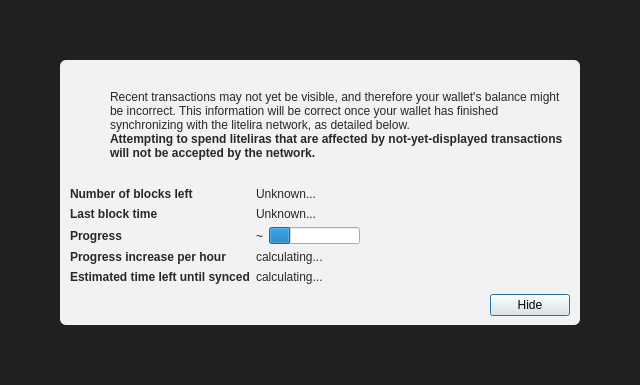
<?xml version="1.0" encoding="UTF-8"?>
<ui version="4.0">
 <class>ModalOverlay</class>
 <widget class="ModalOverlay" name="ModalOverlay">
  <property name="geometry">
   <rect>
    <x>0</x>
    <y>0</y>
    <width>640</width>
    <height>385</height>
   </rect>
  </property>
  <property name="windowTitle">
   <string>Form</string>
  </property>
  <layout class="QVBoxLayout" name="verticalLayout" stretch="0">
   <property name="sizeConstraint">
    <enum>QLayout::SetDefaultConstraint</enum>
   </property>
   <property name="leftMargin">
    <number>0</number>
   </property>
   <property name="topMargin">
    <number>0</number>
   </property>
   <property name="rightMargin">
    <number>0</number>
   </property>
   <property name="bottomMargin">
    <number>0</number>
   </property>
   <item>
    <widget class="QWidget" name="bgWidget" native="true">
     <property name="styleSheet">
      <string notr="true">#bgWidget { background: rgba(0,0,0,220); }</string>
     </property>
     <layout class="QVBoxLayout" name="verticalLayoutMain" stretch="1">
      <property name="leftMargin">
       <number>60</number>
      </property>
      <property name="topMargin">
       <number>60</number>
      </property>
      <property name="rightMargin">
       <number>60</number>
      </property>
      <property name="bottomMargin">
       <number>60</number>
      </property>
      <item>
       <widget class="QWidget" name="contentWidget" native="true">
        <property name="styleSheet">
         <string notr="true">#contentWidget { background: rgba(255,255,255,240); border-radius: 6px; }

QLabel { color: rgb(40,40,40);  }</string>
        </property>
        <layout class="QVBoxLayout" name="verticalLayoutSub" stretch="1,0,0,0">
         <property name="spacing">
          <number>0</number>
         </property>
         <property name="leftMargin">
          <number>10</number>
         </property>
         <property name="topMargin">
          <number>10</number>
         </property>
         <property name="rightMargin">
          <number>10</number>
         </property>
         <property name="bottomMargin">
          <number>10</number>
         </property>
         <item>
          <layout class="QHBoxLayout" name="horizontalLayoutIconText" stretch="0,1">
           <property name="topMargin">
            <number>20</number>
           </property>
           <item>
            <layout class="QVBoxLayout" name="verticalLayoutIcon">
             <property name="leftMargin">
              <number>0</number>
             </property>
             <item>
              <widget class="QPushButton" name="warningIcon">
               <property name="enabled">
                <bool>false</bool>
               </property>
               <property name="text">
                <string/>
               </property>
               <property name="icon">
                <iconset>
                 <normaloff>:/icons/warning</normaloff>
                 <disabledoff>:/icons/warning</disabledoff>:/icons/warning</iconset>
               </property>
               <property name="iconSize">
                <size>
                 <width>48</width>
                 <height>48</height>
                </size>
               </property>
               <property name="flat">
                <bool>true</bool>
               </property>
              </widget>
             </item>
             <item>
              <spacer name="verticalSpacerWarningIcon">
               <property name="orientation">
                <enum>Qt::Vertical</enum>
               </property>
               <property name="sizeHint" stdset="0">
                <size>
                 <width>20</width>
                 <height>40</height>
                </size>
               </property>
              </spacer>
             </item>
            </layout>
           </item>
           <item>
            <layout class="QVBoxLayout" name="verticalLayoutInfoText">
             <property name="leftMargin">
              <number>0</number>
             </property>
             <property name="topMargin">
              <number>0</number>
             </property>
             <item>
              <widget class="QLabel" name="infoText">
               <property name="text">
                <string>Recent transactions may not yet be visible, and therefore your wallet's balance might be incorrect. This information will be correct once your wallet has finished synchronizing with the litelira network, as detailed below.</string>
               </property>
               <property name="textFormat">
                <enum>Qt::RichText</enum>
               </property>
               <property name="wordWrap">
                <bool>true</bool>
               </property>
              </widget>
             </item>
             <item>
              <widget class="QLabel" name="infoTextStrong">
               <property name="font">
                <font>
                 <weight>75</weight>
                 <bold>true</bold>
                </font>
               </property>
               <property name="text">
                <string>Attempting to spend liteliras that are affected by not-yet-displayed transactions will not be accepted by the network.</string>
               </property>
               <property name="textFormat">
                <enum>Qt::RichText</enum>
               </property>
               <property name="wordWrap">
                <bool>true</bool>
               </property>
              </widget>
             </item>
             <item>
              <spacer name="verticalSpacerInTextSpace">
               <property name="orientation">
                <enum>Qt::Vertical</enum>
               </property>
               <property name="sizeHint" stdset="0">
                <size>
                 <width>20</width>
                 <height>40</height>
                </size>
               </property>
              </spacer>
             </item>
            </layout>
           </item>
          </layout>
         </item>
         <item>
          <spacer name="verticalSpacerAfterText">
           <property name="orientation">
            <enum>Qt::Vertical</enum>
           </property>
           <property name="sizeHint" stdset="0">
            <size>
             <width>20</width>
             <height>40</height>
            </size>
           </property>
          </spacer>
         </item>
         <item>
          <layout class="QFormLayout" name="formLayout">
           <property name="fieldGrowthPolicy">
            <enum>QFormLayout::FieldsStayAtSizeHint</enum>
           </property>
           <property name="horizontalSpacing">
            <number>6</number>
           </property>
           <property name="verticalSpacing">
            <number>6</number>
           </property>
           <property name="topMargin">
            <number>10</number>
           </property>
           <item row="0" column="0">
            <widget class="QLabel" name="labelNumberOfBlocksLeft">
             <property name="font">
              <font>
               <weight>75</weight>
               <bold>true</bold>
              </font>
             </property>
             <property name="text">
              <string>Number of blocks left</string>
             </property>
            </widget>
           </item>
           <item row="0" column="1">
            <widget class="QLabel" name="numberOfBlocksLeft">
             <property name="text">
              <string>Unknown...</string>
             </property>
            </widget>
           </item>
           <item row="1" column="0">
            <widget class="QLabel" name="labelLastBlockTime">
             <property name="font">
              <font>
               <weight>75</weight>
               <bold>true</bold>
              </font>
             </property>
             <property name="text">
              <string>Last block time</string>
             </property>
            </widget>
           </item>
           <item row="1" column="1">
            <widget class="QLabel" name="newestBlockDate">
             <property name="sizePolicy">
              <sizepolicy hsizetype="Maximum" vsizetype="Preferred">
               <horstretch>0</horstretch>
               <verstretch>0</verstretch>
              </sizepolicy>
             </property>
             <property name="text">
              <string>Unknown...</string>
             </property>
            </widget>
           </item>
           <item row="2" column="0">
            <widget class="QLabel" name="labelSyncDone">
             <property name="font">
              <font>
               <weight>75</weight>
               <bold>true</bold>
              </font>
             </property>
             <property name="text">
              <string>Progress</string>
             </property>
            </widget>
           </item>
           <item row="2" column="1">
            <layout class="QHBoxLayout" name="horizontalLayoutSync" stretch="0,1">
             <item>
              <widget class="QLabel" name="percentageProgress">
               <property name="text">
                <string notr="true">~</string>
               </property>
              </widget>
             </item>
             <item>
              <widget class="QProgressBar" name="progressBar">
               <property name="value">
                <number>24</number>
               </property>
               <property name="format">
                <string/>
               </property>
              </widget>
             </item>
            </layout>
           </item>
           <item row="4" column="0">
            <widget class="QLabel" name="labelProgressIncrease">
             <property name="font">
              <font>
               <weight>75</weight>
               <bold>true</bold>
              </font>
             </property>
             <property name="text">
              <string>Progress increase per hour</string>
             </property>
            </widget>
           </item>
           <item row="4" column="1">
            <widget class="QLabel" name="progressIncreasePerH">
             <property name="text">
              <string>calculating...</string>
             </property>
            </widget>
           </item>
           <item row="5" column="0">
            <widget class="QLabel" name="labelEstimatedTimeLeft">
             <property name="font">
              <font>
               <weight>75</weight>
               <bold>true</bold>
              </font>
             </property>
             <property name="text">
              <string>Estimated time left until synced</string>
             </property>
            </widget>
           </item>
           <item row="5" column="1">
            <widget class="QLabel" name="expectedTimeLeft">
             <property name="text">
              <string>calculating...</string>
             </property>
            </widget>
           </item>
          </layout>
         </item>
         <item>
          <layout class="QHBoxLayout" name="horizontalLayoutButtons">
           <property name="leftMargin">
            <number>10</number>
           </property>
           <property name="topMargin">
            <number>10</number>
           </property>
           <item>
            <spacer name="horizontalSpacer">
             <property name="orientation">
              <enum>Qt::Horizontal</enum>
             </property>
             <property name="sizeHint" stdset="0">
              <size>
               <width>40</width>
               <height>20</height>
              </size>
             </property>
            </spacer>
           </item>
           <item>
            <widget class="QPushButton" name="closeButton">
             <property name="text">
              <string>Hide</string>
             </property>
             <property name="focusPolicy">
              <enum>Qt::StrongFocus</enum>
             </property>
             <property name="default">
              <bool>true</bool>
             </property>
            </widget>
           </item>
          </layout>
         </item>
        </layout>
       </widget>
      </item>
     </layout>
    </widget>
   </item>
  </layout>
 </widget>
 <customwidgets>
  <customwidget>
   <class>ModalOverlay</class>
   <extends>QWidget</extends>
   <header>qt/modaloverlay.h</header>
   <container>1</container>
  </customwidget>
 </customwidgets>
 <resources/>
 <connections/>
</ui>
